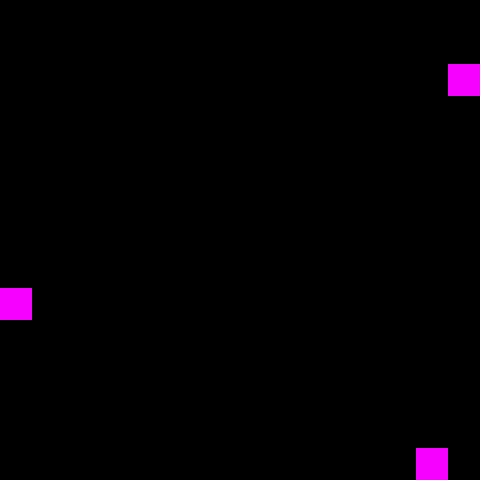

Rendered tile map (Tiled .tmx) drawn with the repository's tilesets; below, a short description and the map source with its tile grids summarised:
An orthogonal 30x30 tile map with 16x16 px tiles, 2 tile layers (Solid, Finish), 3 tilesets.

<map version="1.0" orientation="orthogonal" width="30" height="30" tilewidth="16" tileheight="16">
 <tileset firstgid="1" name="yeah1" tilewidth="16" tileheight="16">
  <image source="yeah.png" width="32" height="32" />
 </tileset>
 <tileset firstgid="5" name="yeah2" tilewidth="16" tileheight="16">
  <image source="yeah2.png" width="32" height="32" />
 </tileset>
 <tileset firstgid="9" name="yeah3" tilewidth="16" tileheight="16">
  <image source="yeah3.png" width="32" height="32" />
 </tileset>
 <layer name="Solid" width="30" height="30">
  <data>[900 cells, 524 non-empty, 4 distinct tile ids]</data>
 </layer>
 <layer name="Finish" width="30" height="30">
  <data>[900 cells, 12 non-empty, 4 distinct tile ids]</data>
 </layer>
</map>
